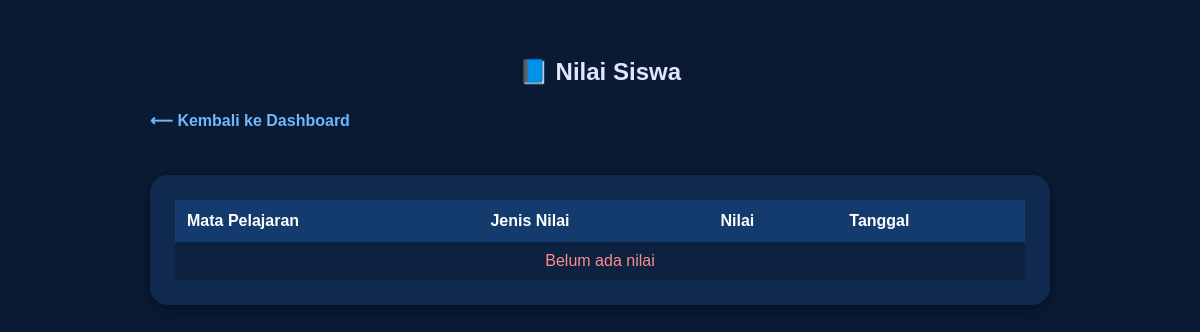
Before: /siswa/nilai/ (signed in) with the older database file.
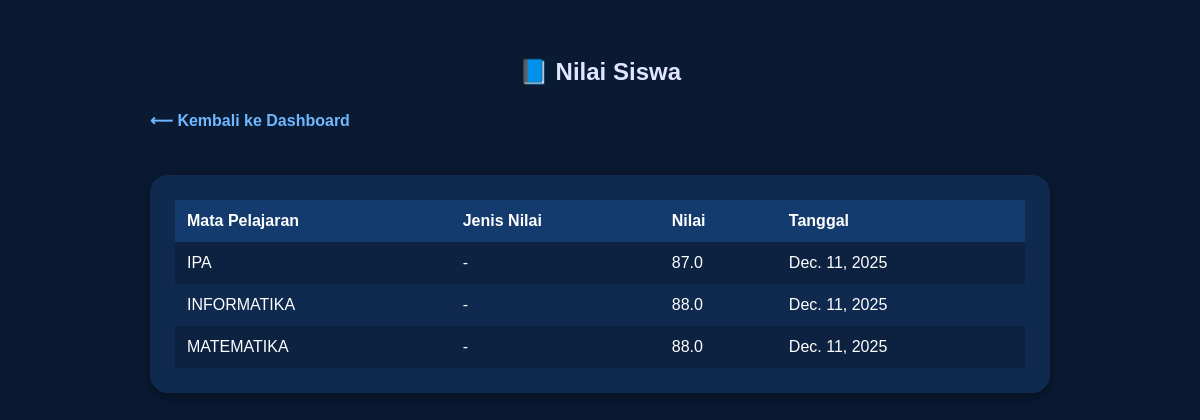
After: the same page with the newer database file.
### guru/models.py (models this page shows, shortened)
class Nilai(models.Model):
    siswa = models.ForeignKey(Siswa, on_delete=models.CASCADE)
    pegawai = models.ForeignKey(Pegawai, on_delete=models.CASCADE)
    jadwal = models.ForeignKey(Jadwal, on_delete=models.CASCADE)
    nilai = models.FloatField()
    tanggal = models.DateField(default=timezone.now)
    keterangan = models.CharField(max_length=100, blank=True, null=True)
    created_at = models.DateTimeField(auto_now_add=True)
    updated_at = models.DateTimeField(auto_now=True)
    class Meta:
        unique_together = ('siswa', 'jadwal', 'tanggal')
        ordering = ['-tanggal', 'siswa']

### admin_app/models.py (models this page shows, shortened)
class Jadwal(models.Model):
    HARI_CHOICES = [
        ("Senin", "Senin"),
        ("Selasa", "Selasa"),
        ("Rabu", "Rabu"),
        ("Kamis", "Kamis"),
        ("Jumat", "Jumat"),
    ]
    hari = models.CharField(max_length=20, choices=HARI_CHOICES)
    jam_mulai = models.TimeField()
    jam_selesai = models.TimeField()
    mata_pelajaran = models.CharField(max_length=100)
    kelas = models.CharField(max_length=50)
    pegawai = models.ForeignKey(Pegawai, on_delete=models.CASCADE)

### siswa/views.py (the view)
# urls.py: path('nilai/', views.nilai_siswa, name='nilai_siswa'),
def nilai_siswa(request):
    siswa = request.user.siswa  # otomatis ambil data siswa dari user login
    nilai_list = GuruNilai.objects.filter(siswa=siswa).select_related('jadwal')
    return render(request, 'siswa_app/nilai.html', {
        'nilai_list': nilai_list
    })

### siswa/templates/siswa_app/nilai.html (shortened to what this page needs)
{% load static %}
<!DOCTYPE html>
<html lang="id">
<head>
</head>
<body>
<div class="container">
    <h2>📘 Nilai Siswa</h2>
    <a href="{% url 'siswa_dashboard' %}" class="back">⟵ Kembali ke Dashboard</a>
    <div class="card">
        <table>
            <tr>
                <th>Mata Pelajaran</th>
                <th>Jenis Nilai</th>
                <th>Nilai</th>
                <th>Tanggal</th>
            </tr>
            {% if nilai_list %}
                {% for n in nilai_list %}
                <tr>
                    <td>{{ n.jadwal.mata_pelajaran }}</td>
                    <td>{{ n.keterangan|default:"-" }}</td>
                    <td>{{ n.nilai }}</td>
                    <td>{{ n.tanggal }}</td>
                </tr>
                {% endfor %}
            {% else %}
            <tr>
                <td colspan="4" style="text-align:center; padding:10px; color:#ff8c8c;">
                    Belum ada nilai
                </td>
            </tr>
            {% endif %}
        </table>
    </div>
</div>
</body>
</html>

Changed rows visible on the page:
added Nilai: jadwal.mata_pelajaran "IPA", keterangan "-", nilai "87.0", tanggal "Dec. 11, 2025"
added Nilai: jadwal.mata_pelajaran "INFORMATIKA", keterangan "-", nilai "88.0", tanggal "Dec. 11, 2025"
added Nilai: jadwal.mata_pelajaran "MATEMATIKA", keterangan "-", nilai "88.0", tanggal "Dec. 11, 2025"
Other visible differences:
text no longer shown: "Belum ada nilai"
